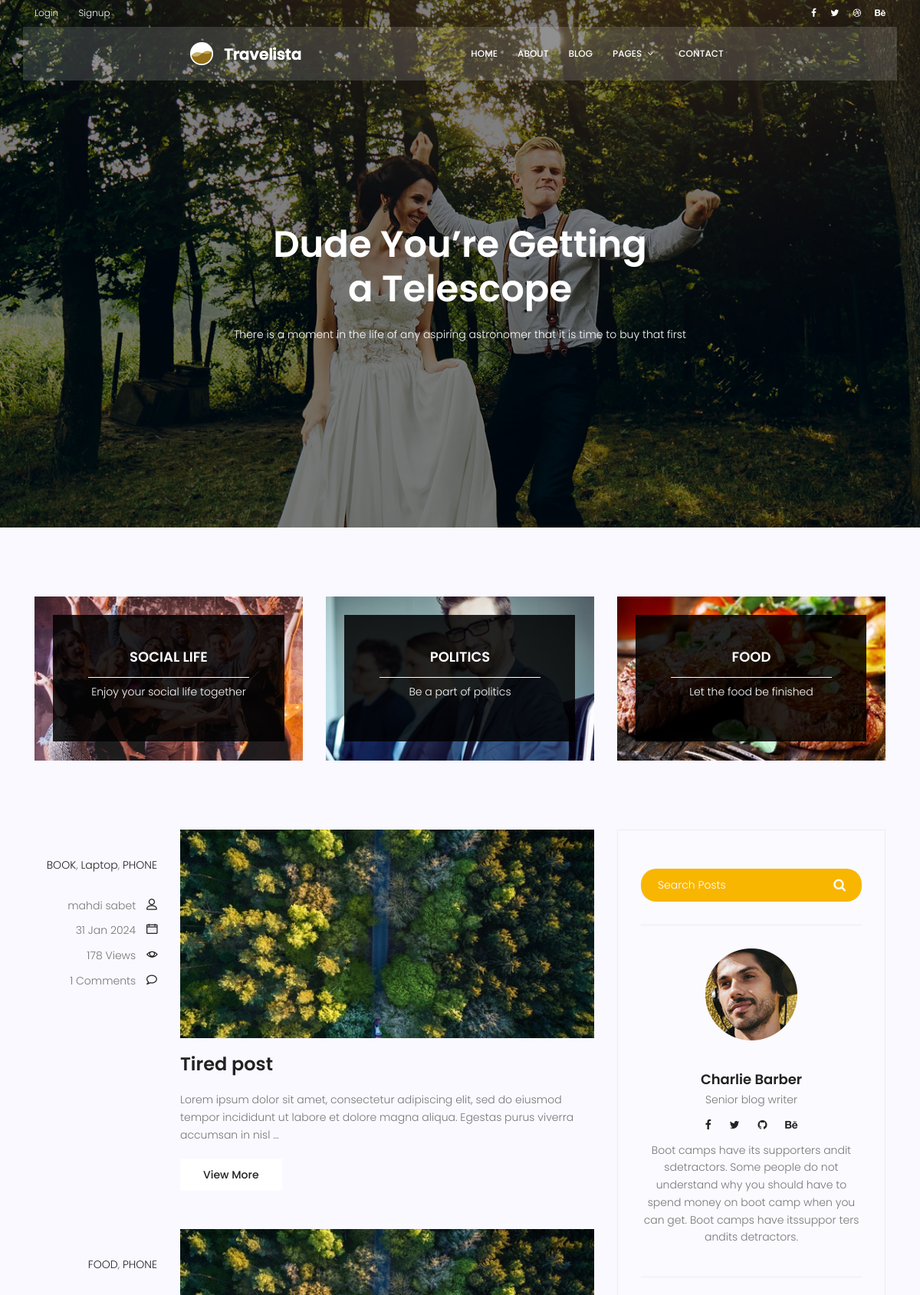
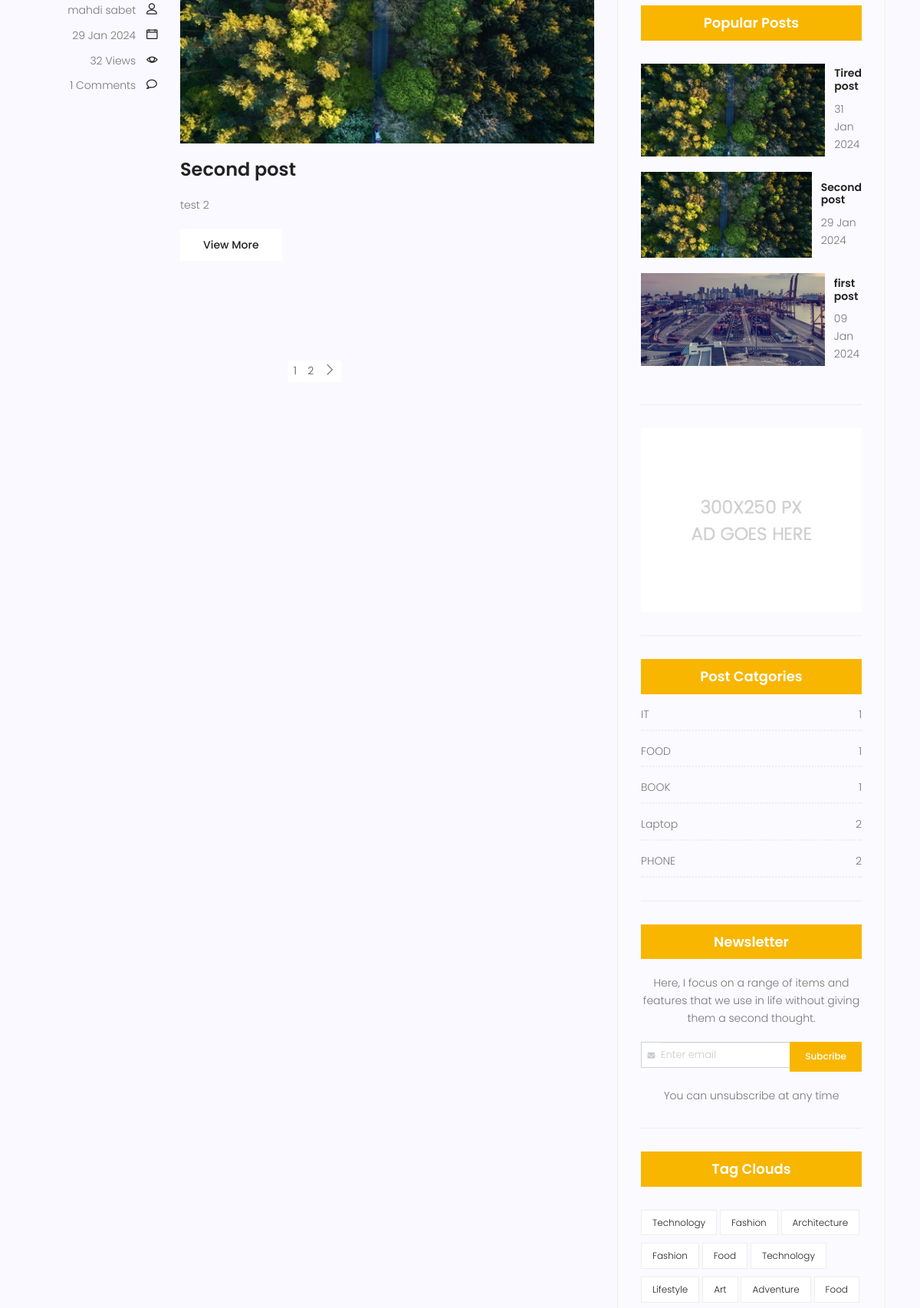
Screenshot of /blog/ (upper part) with the database file from the repository (2 pictures, top to bottom).
### blog/models.py (models this page shows, shortened)
class Category(models.Model):
    name = models.CharField(max_length = 255)
    def __str__(self):
        return self.name

class Post(models.Model):
    title = models.CharField(max_length = 255)
    content = models.TextField()
    image = models.ImageField(upload_to='blog/',default='blog/default.jpg')
    tags = TaggableManager()
    category = models.ManyToManyField(Category)
    author = models.ForeignKey(User, on_delete=models.SET_NULL, null=True)
    counted_view = models.IntegerField(default=0)
    status = models.BooleanField(default=False)
    login_require = models.BooleanField(default=False)
    created_date = models.DateTimeField(auto_now_add=True)
    updated_date = models.DateTimeField(auto_now=True)
    published_date = models.DateTimeField(null=True)
    class Meta:
        ordering = ['-created_date']

### blog/views.py (the view)
# urls.py: path('',blog_view, name='index'),
def blog_view(request, **kwargs):
    posts = Post.objects.filter(published_date__lte=datetime.now(tz=timezone.utc), status=True)
    if kwargs.get('cat_name') != None:
        posts = posts.filter(category__name = kwargs['cat_name'])
    if kwargs.get('author_username') != None:
        posts = posts.filter(author__username = kwargs['author_username'])
    if kwargs.get('tag_name') != None:
        posts = posts.filter(tags__name__in = [kwargs['tag_name']])
    posts = Paginator(posts, 2)
    try:
        page_number = request.GET.get('page')
        posts = posts.page(page_number)
    except EmptyPage:
        posts = posts.page(1)
    except PageNotAnInteger:
        posts = posts.page(1)
    context = {'posts' : posts}
    return render(request, 'blog/blog-home.html', context)

### blog/templatetags/blog_tags.py (called while the page is built)
@register.inclusion_tag('blog/blog-lates-posts.html')
def latestposts(arg=4):
    posts = Post.objects.filter(status=1).order_by('-published_date')[:arg]
    return {'posts' : posts}

@register.inclusion_tag('blog/blog-post-categories.html')
def postcategories():
    posts = Post.objects.filter(status=1)
    categories = Category.objects.all()
    cat_dict = {}
    for name in categories:
        cat_dict[name]=posts.filter(category=name).count
    return {'categories' : cat_dict}

@register.simple_tag(name='comments_count')
def function(pid):
    return Comment.objects.filter(post=pid, approved=True).count()

### templates/blog/blog-home.html (shortened to what this page needs)
{% extends 'base.html' %} {% load static %} {% load blog_tags %} {% block content %}
<section class="banner-area relative blog-home-banner" id="home">
  <div class="overlay overlay-bg"></div>
  <div class="container">
    <div class="row d-flex align-items-center justify-content-center">
      <div class="about-content blog-header-content col-lg-12">
        <h1 class="text-white">Dude You’re Getting a Telescope</h1>
        <p class="text-white">
          There is a moment in the life of any aspiring astronomer that it is
          time to buy that first
        </p>
      </div>
    </div>
  </div>
</section>
<section class="top-category-widget-area pt-90 pb-90">
  <div class="container">
    <div class="row">
      <div class="col-lg-4">
        <div class="single-cat-widget">
          <div class="content relative">
            <div class="overlay overlay-bg"></div>
            <a href="#" target="_blank">
              <div class="thumb">
                <img
                  class="content-image img-fluid d-block mx-auto"
                  src="{% static 'img/blog/cat-widget1.jpg' %}"
                  alt=""
                />
              </div>
              <div class="content-details">
                <h4 class="content-title mx-auto text-uppercase">
                  Social life
                </h4>
                <span></span>
                <p>Enjoy your social life together</p>
              </div>
            </a>
          </div>
        </div>
      </div>
      <div class="col-lg-4">
        <div class="single-cat-widget">
          <div class="content relative">
            <div class="overlay overlay-bg"></div>
            <a href="#" target="_blank">
              <div class="thumb">
                <img
                  class="content-image img-fluid d-block mx-auto"
                  src="{% static 'img/blog/cat-widget2.jpg' %}"
                  alt=""
                />
              </div>
              <div class="content-details">
                <h4 class="content-title mx-auto text-uppercase">Politics</h4>
                <span></span>
                <p>Be a part of politics</p>
              </div>
            </a>
          </div>
        </div>
      </div>
      <div class="col-lg-4">
        <div class="single-cat-widget">
          <div class="content relative">
            <div class="overlay overlay-bg"></div>
            <a href="#" target="_blank">
              <div class="thumb">
                <img
                  class="content-image img-fluid d-block mx-auto"
                  src="{% static 'img/blog/cat-widget3.jpg' %}"
                  alt=""
                />
              </div>
              <div class="content-details">
                <h4 class="content-title mx-auto text-uppercase">Food</h4>
                <span></span>
                <p>Let the food be finished</p>
              </div>
            </a>
          </div>
        </div>
      </div>
    </div>
  </div>
</section>
<section class="post-content-area">
  <div class="container">
    <div class="row">
      <div class="col-lg-8 posts-list">
        {% for post in posts %}
        <div class="single-post row">
          <div class="col-lg-3 col-md-3 meta-details">
            <ul class="tags">
              {% for cat in post.category.all %}
              <li>
                <a href="{% url 'blog:category' cat_name=cat.name %}"
                  >{{cat.name}}</a
                >{% if not forloop.last %},{% endif %}
              </li>
              {% endfor %}
            </ul>
            <div class="user-details row">
              <p class="user-name col-lg-12 col-md-12 col-6">
                <a
                  href="{% url 'blog:author' author_username=post.author.username %}"
                  >{{post.author.get_full_name}}</a
                >
                <span class="lnr lnr-user"></span>
              </p>
              <p class="date col-lg-12 col-md-12 col-6">
                <a href="#">{{post.published_date|date:"d M Y"}}</a>
                <span class="lnr lnr-calendar-full"></span>
              </p>
              <p class="view col-lg-12 col-md-12 col-6">
                <a href="#">{{post.counted_view}} Views</a>
                <span class="lnr lnr-eye"></span>
              </p>
              <p class="comments col-lg-12 col-md-12 col-6">
                <a href="#">{% comments_count pid=post.id %} Comments</a> <span class="lnr lnr-bubble"></span>
              </p>
            </div>
          </div>
          <div class="col-lg-9 col-md-9">
            <div class="feature-img">
              <img class="img-fluid" src="{{post.image.url}}" alt="" />
            </div>
            <a class="posts-title" href="{% url 'blog:single' pid=post.id %}"
              ><h3>{{post.title}}</h3></a
            >
            <p class="excert">{{post.content|truncatewords_html:25}}</p>
            <a href="{% url 'blog:single' pid=post.id %}" class="primary-btn"
              >View More</a
            >
          </div>
        </div>
        {% endfor %}
        <nav class="blog-pagination justify-content-center d-flex">
          <ul class="pagination">
             {% for i in posts.paginator.page_range %} {% if page_number == i %}
            <li class="page-item active">
              <a href="?page={{i}}" class="page-link">02</a>
            </li>
            {% else %}
            <li class="page-item">
              <a href="?page={{i}}" class="page-link">{{i}}</a>
            </li>
            {% endif %} {% endfor %} {% if posts.has_next %}
            <li class="page-item">
              <a
                href="?page={{posts.next_page_number}}"
                class="page-link"
                aria-label="Next"
              >
                <span aria-hidden="true">
                  <span class="lnr lnr-chevron-right"></span>
                </span>
              </a>
            </li>
            {% endif %}
          </ul>
        </nav>
      </div>
      <div class="col-lg-4 sidebar-widgets">
        <div class="widget-wrap">
          {% include 'blog/blog-search.html' %} {% include 'blog/blog-writer.html' %} {% latestposts %}
          <div class="single-sidebar-widget ads-widget">
            <a href="#"
              ><img
                class="img-fluid"
                src="{% static 'img/blog/ads-banner.jpg' %}"
                alt=""
            /></a>
          </div>
          {% postcategories %}
          <div class="single-sidebar-widget newsletter-widget">
            <h4 class="newsletter-title">Newsletter</h4>
            <p>
              Here, I focus on a range of items and features that we use in life
              without giving them a second thought.
            </p>
            <div class="form-group d-flex flex-row">
              <div class="col-autos">
                <div class="input-group">
                  <div class="input-group-prepend">
                    <div class="input-group-text">
                      <i class="fa fa-envelope" aria-hidden="true"></i>
                    </div>
                  </div>
                  <input
                    type="text"
                    class="form-control"
                    id="inlineFormInputGroup"
                    placeholder="Enter email"
                    onfocus="this.placeholder = ''"
                    onblur="this.placeholder = 'Enter email'"
                  />
                </div>
              </div>
              <a href="#" class="bbtns">Subcribe</a>
            </div>
            <p class="text-bottom">You can unsubscribe at any time</p>
          </div>
          <div class="single-sidebar-widget tag-cloud-widget">
            <h4 class="tagcloud-title">Tag Clouds</h4>
            <ul>
              <li><a href="#">Technology</a></li>
              <li><a href="#">Fashion</a></li>
              <li><a href="#">Architecture</a></li>
              <li><a href="#">Fashion</a></li>
              <li><a href="#">Food</a></li>
              <li><a href="#">Technology</a></li>
              <li><a href="#">Lifestyle</a></li>
              <li><a href="#">Art</a></li>
              <li><a href="#">Adventure</a></li>
              <li><a href="#">Food</a></li>
            </ul>
          </div>
        </div>
      </div>
    </div>
  </div>
</section>
{% endblock %}

### templates/blog/blog-lates-posts.html
{% load static %}
<div class="single-sidebar-widget popular-post-widget">
  <h4 class="popular-title">Popular Posts</h4>
  <div class="popular-post-list">
    {% for post in posts %}
    <div class="single-post-list d-flex flex-row align-items-center">
      <div class="thumb">
        <img class="img-fluid" src="{{post.image.url}}" alt="" />
      </div>
      <div class="details">
        <a href="{% url 'blog:single' pid=post.id %}"
          ><h6>{{post.title}}</h6></a
        >
        <p>{{post.published_date|date:"d M Y"}}</p>
      </div>
    </div>
    {% endfor %}
  </div>
</div>

### templates/blog/blog-post-categories.html
{% load static %}
<div class="single-sidebar-widget post-category-widget">
  <h4 class="category-title">Post Catgories</h4>
  <ul class="cat-list">
    {% for name,count in categories.items %}
    <li>
      <a href="{% url 'blog:category' cat_name=name %}" class="d-flex justify-content-between">
        <p>{{name}}</p>
        <p>{{count}}</p>
      </a>
    </li>
    {% endfor %}
  </ul>
</div>

### rows the page displays
Post: author.get_full_name "mahdi sabet", published_date "31 Jan 2024", counted_view "178", id "1", image (placeholder picture), title "Tired post", content "Lorem ipsum dolor sit amet, consectetur adipiscing elit, sed do eiusmod tempor incididunt ut labore et dolore magna aliqua. Egestas purus viverra accumsan in nisl …"
Category: name "BOOK", count "1"
Category: name "Laptop", count "2"
Category: name "PHONE", count "2"
Post: author.get_full_name "mahdi sabet", published_date "29 Jan 2024", counted_view "32", id "1", image (placeholder picture), title "Second post", content "test 2"
Category: name "FOOD", count "1"
Post: image (picture), title "first post", published_date "09 Jan 2024"
Category: name "IT", id "1"

### other values shown
{{ i }} "1" "2"
